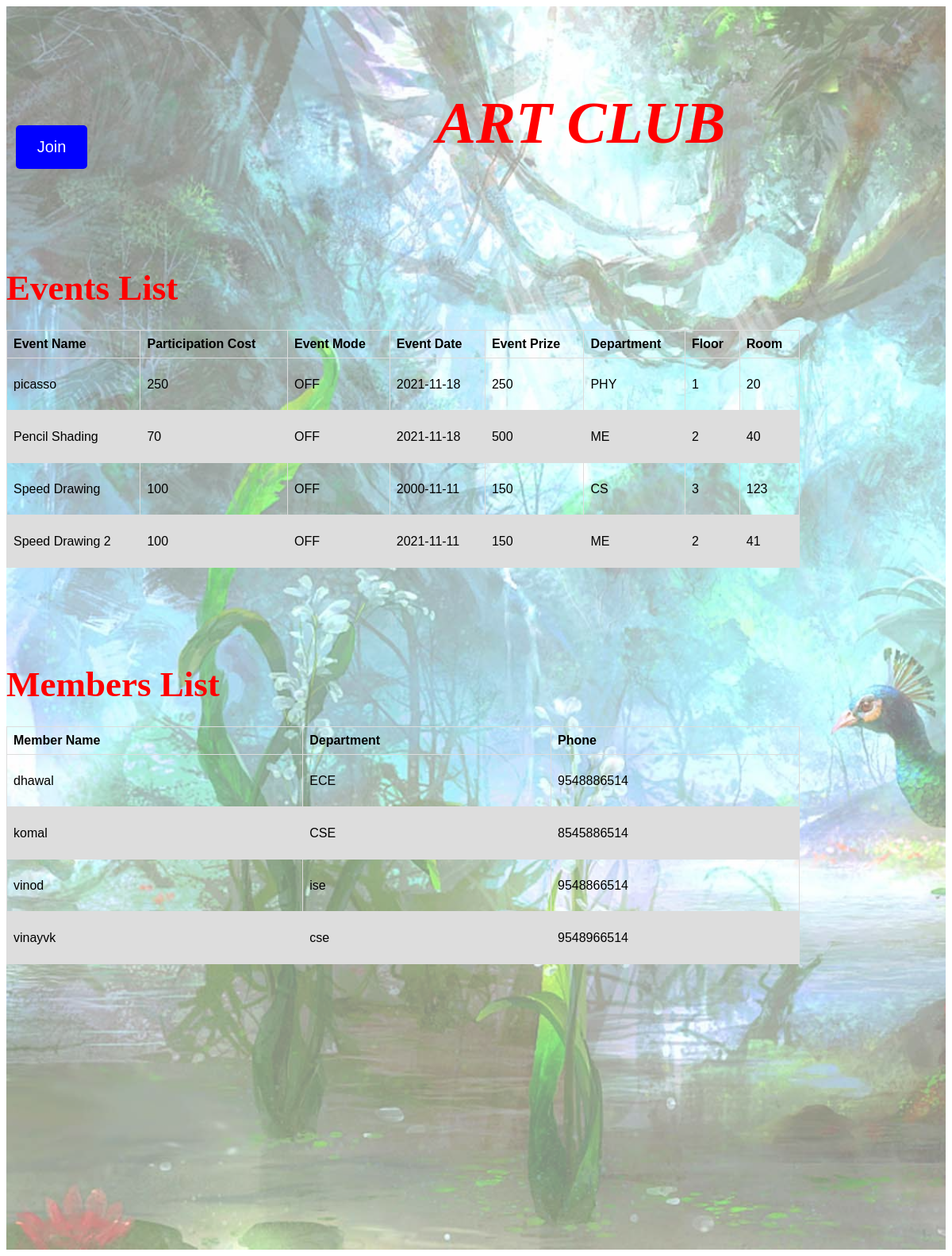
Page /participant/p_art.php on the committed database.
### tables this page shows
CREATE TABLE `events` (
  `EID` int(11) NOT NULL,
  `EVENT_NAME` varchar(128) DEFAULT NULL,
  `PARTICIPATION_COST` varchar(128) DEFAULT NULL,
  `EVENT_MODE` varchar(128) DEFAULT NULL,
  `EVENT_DATE` date DEFAULT NULL,
  `EVENT_PRIZES` varchar(128) DEFAULT NULL,
  `CID` int(11) DEFAULT NULL,
  `LID` int(11) DEFAULT NULL,
  `EXID` int(11) DEFAULT NULL
);

CREATE TABLE `location` (
  `LID` int(11) NOT NULL,
  `DEPARTMENT` varchar(128) DEFAULT NULL,
  `FLOOR` int(11) DEFAULT NULL,
  `ROOM` int(11) DEFAULT NULL
);

CREATE TABLE `member` (
  `MID` int(11) NOT NULL,
  `NAME` varchar(128) DEFAULT NULL,
  `DEPARTMENT` varchar(128) DEFAULT NULL,
  `USN` varchar(128) DEFAULT NULL,
  `PHNO` varchar(128) DEFAULT NULL,
  `CID` int(11) DEFAULT NULL
);

### participant/p_art.php (the view, shortened to what this page needs)
<?php
$m_arts1 = [];
$m_arts2 = [];
try
{
    $pdo = new PDO("mysql:host=localhost;dbname=project", "manasa", "2929");
    $pdo->setAttribute(PDO::ATTR_ERRMODE, PDO::ERRMODE_EXCEPTION);
  $all_arts1 = $pdo->query("SELECT * FROM events,location where events.CID=2 and events.LID=location.LID");
	$all_arts2= $pdo->query("SELECT NAME,DEPARTMENT,PHNO  FROM member WHERE CID=2");
    while ( $row = $all_arts1->fetch(PDO::FETCH_OBJ) )
		{
		    $m_arts1[] = $row;
		}
		while ( $row = $all_arts2->fetch(PDO::FETCH_OBJ) )
		{
				$m_arts2[] = $row;
		}
}
catch(PDOException $e)
{
    echo "Connection failed: " . $e->getMessage();
    die();
}
?>
<html>
<head>
  <link rel="stylesheet" type="text/css" href="../stylesheets/stylep.css">
</head>
<body>
<div class="pa_img">
</div>
<div class="header">
<h2>ART CLUB<h2>
</div>
<div class="list">
  <h2>Events List</h2>
</div>
<div class ="tab">
<p>
	<table>
		<thead>
			<tr>
				<th>Event Name</th>
				<th>Participation Cost</th>
				<th>Event Mode</th>
				<th>Event Date</th>
				<th>Event Prize</th>
				<th>Department</th>
				<th>Floor</th>
				<th>Room</th>
			</tr>
		</thead>
		<tbody>
			<?php foreach($m_arts1 as $m_art1) :?>
										<tr>
					<td><?php echo $m_art1->EVENT_NAME; ?></td>
					<td><?php echo $m_art1->PARTICIPATION_COST; ?></td>
					<td><?php echo $m_art1->EVENT_MODE; ?></td>
					<td><?php echo $m_art1->EVENT_DATE; ?></td>
					<td><?php echo $m_art1->EVENT_PRIZES; ?></td>
					<td><?php echo $m_art1->DEPARTMENT; ?></td>
					<td><?php echo $m_art1->FLOOR; ?></td>
					<td><?php echo $m_art1->ROOM; ?></td>
										</tr>
								<?php endforeach; ?>
		</tbody>
	</table>
</p>
</div>
<div class="list2">
  <h2>Members List</h2>
</div>
<div class ="tab2">
<p>
	<table>
		<thead>
			<tr>
				<th>Member Name</th>
				<th>Department</th>
				<th>Phone</th>
			</tr>
		</thead>
		<tbody>
			<?php foreach($m_arts2 as $m_art2) :?>
										<tr>
					<td><?php echo $m_art2->NAME; ?></td>
					<td><?php echo $m_art2->DEPARTMENT; ?></td>
					<td><?php echo $m_art2->PHNO; ?></td>
										</tr>
								<?php endforeach; ?>
		</tbody>
	</table>
</p>
</div>
<button class="i6"onclick="document.getElementById('id02').style.display='block'">Join</button>
</body>
</html>

### stylesheets/stylep.css (style rules this page uses)
* { box-sizing: border-box; }
.pa_img { background: url("../images/a_img.jpg"); background-size: cover; height:200%; opacity: 0.5; }
.header { position: absolute; top:50px; left:550px; font-size: 50px; font-style: italic; color: red; }
table { font-family: arial, sans-serif; border-collapse: collapse; width: 1000px; height:300px; }
td, th { border: 1px solid #dddddd; text-align: left; padding: 8px; }
tr:nth-child(even) { background-color: #dddddd; }
.list { position: absolute; top:300px; font-size: 30px; color: red; }
.tab { position: absolute; top:400px; }
.list2 { position: absolute; top:800px; font-size: 30px; color: red; }
.tab2 { position: absolute; top:900px; }
.i6 { font-size:20px; position:absolute; top:150px; left:20px; height:55px; width:90px; background-color: #0000FF; border-radius: 5px 5px; }
button { background-color: #4CAF50; color: white; padding: 14px 20px; margin: 8px 0; border: none; cursor: pointer; width: 100%; }

### rows in the picture
events: EVENT_NAME "picasso", PARTICIPATION_COST "250", EVENT_MODE "OFF", EVENT_DATE "2021-11-18", EVENT_PRIZES "250", LID.DEPARTMENT "PHY", LID.FLOOR "1", LID.ROOM "20"
events: EVENT_NAME "Pencil Shading", PARTICIPATION_COST "70", EVENT_MODE "OFF", EVENT_DATE "2021-11-18", EVENT_PRIZES "500", LID.DEPARTMENT "ME", LID.FLOOR "2", LID.ROOM "40"
events: EVENT_NAME "Speed Drawing", PARTICIPATION_COST "100", EVENT_MODE "OFF", EVENT_DATE "2000-11-11", EVENT_PRIZES "150", LID.DEPARTMENT "CS", LID.FLOOR "3", LID.ROOM "123"
events: EVENT_NAME "Speed Drawing 2", PARTICIPATION_COST "100", EVENT_MODE "OFF", EVENT_DATE "2021-11-11", EVENT_PRIZES "150", LID.DEPARTMENT "ME", LID.FLOOR "2", LID.ROOM "41"
member: NAME "dhawal", DEPARTMENT "ECE", PHNO "9548886514"
member: NAME "komal", DEPARTMENT "CSE", PHNO "8545886514"
member: NAME "vinod", DEPARTMENT "ise", PHNO "9548866514"
member: NAME "vinayvk", DEPARTMENT "cse", PHNO "9548966514"
